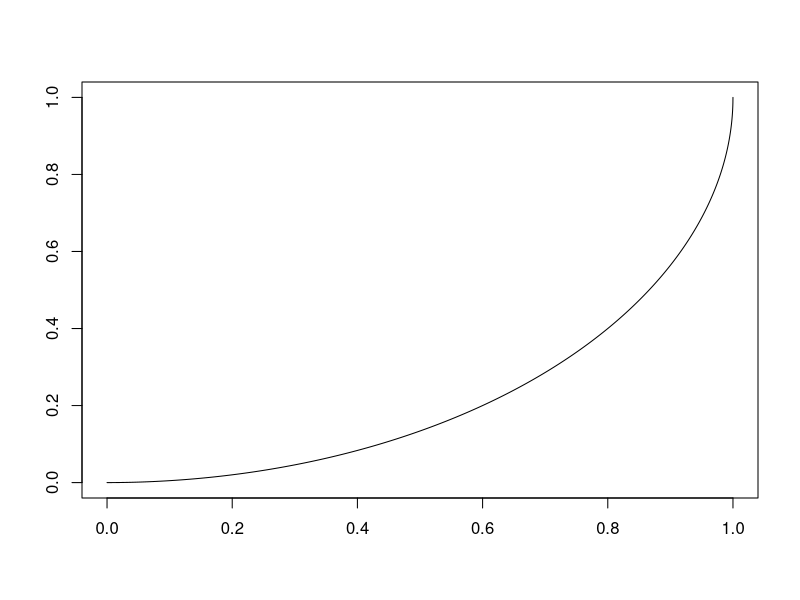

Generate this figure with R: (Note: this script raises an error after producing the figure.)
## ---- chunk 1
knitr::opts_chunk$set(echo = FALSE, fig.align = 'center')
library(knitr)
## ---- chunk 2
eq <- function(x) 1 - sqrt(1 - x^2) 

plot(x = seq(from=0, to=1, by=0.0001), 
     y = eq(seq(from=0, to=1, by=0.0001)), type = 'l',
     xlim = c(0,1), ylim=c(0,1), xlab = "", ylab = "")
## ---- chunk 3
include_graphics(c('q3-1-degree.svg', 'q3-1-eigen_centrality.svg'))
## ---- chunk 4
include_graphics(c('q3-1-betweeness_centrality.svg'))
## ---- chunk 5
include_graphics('q3-1-closeness_centrality.svg')
## ---- chunk 6
include_graphics('q3-ucinet/coreness.png')
## ---- chunk 7
include_graphics(c('q3-ucinet/core_v_degree.svg', 'q3-ucinet/core_v_eigen.svg'))
## ---- chunk 8
include_graphics(c('q3-ucinet/core_v_between.svg' ,'q3-ucinet/core_v_close.svg'))
